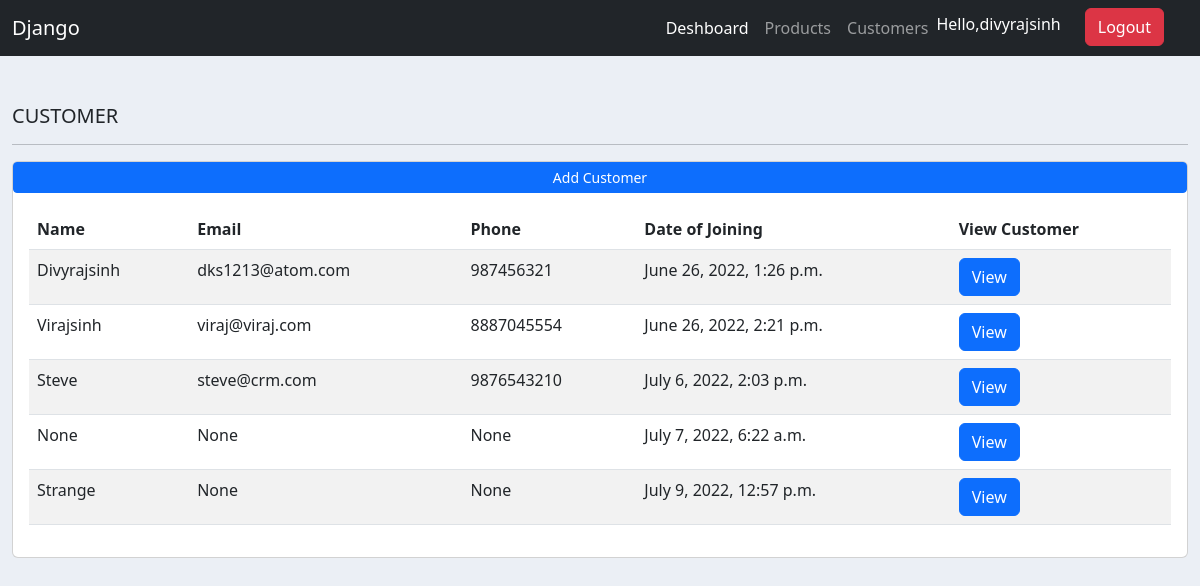
The page /customer/ (signed in) on the database its author committed.
### accounts/models.py (models this page shows, shortened)
class Customer(models.Model):
	user = models.OneToOneField(User, null=True, on_delete=models.CASCADE)
	name = models.CharField(max_length=200, null=True)
	phone = models.CharField(max_length=200, null=True)
	email = models.CharField(max_length=200, null=True)
	date_created = models.DateTimeField(auto_now_add=True, null=True)

### accounts/decorators.py (the view)
		def wrapper_func(request, *args, **kwargs):
			group = None
			if request.user.groups.exists():
				group = request.user.groups.all()[0].name
			if group in allowed_roles:
				return view_func(request, *args, **kwargs)
			else:
				return HttpResponse('You are not Authorized to view this page')
			return view_func(request, *args, **kwargs)

### accounts/views.py (called while the page is built)
@login_required(login_url='login')
@allowed_user(allowed_roles=['admin'])
def customer(request):
	customer = Customer.objects.all()
	context = {'customer':customer}
	return render(request, 'accounts/customer.html', context)

### accounts/templates/accounts/customer.html
{% extends 'accounts/main.html' %}
{% block main %}
	<div class="container-fluid">
		<div class="row pt-5">
			<div class="col">
				<h5>CUSTOMER</h5>
				<hr>
				<div class="card mt-2">
					<a class="btn btn-primary btn-sm btn-block" href="">Add Customer</a>
					<div class="card-body">
						<table class="table table-striped">
		  					<thead>
							    <tr>
							      <th scope="col">Name</th>
							      <th scope="col">Email</th>
							      <th scope="col">Phone</th>
							      <th scope="col">Date of Joining</th>
							      <th scope="col">View Customer</th>
							    </tr>
							</thead>
							<tbody>
							{% for customer in customer %}
								<tr>
									<td scope="col">{{customer.name}}</td>
									<td scope="col">{{customer.email}}</td>
									<td scope="col">{{customer.phone}}</td>
									<td scope="col">{{customer.date_created}}</td>
									<td scope="col"><a class="btn btn-primary" href="{% url 'customer_view' customer.id %}">View</a></td>
								</tr>
							{% endfor %}
							</tbody>
						</table>
					</div>
				</div>
			</div>
		</div>
	</div>
{% endblock main %}

### accounts/templates/accounts/navbar.html (shortened to what this page needs)
<header>
  <nav class="navbar navbar-expand-lg bg-dark navbar-dark">
    <div class="container-fluid">
      <a class="navbar-brand" href="#">Django</a>
      <div class="collapse navbar-collapse" id="navbarNav">
        <ul class="navbar-nav ms-auto">
          {% if request.user.is_staff %}
          <li class="nav-item">
            <a class="nav-link active" aria-current="page" href="{% url 'home' %}">Deshboard</a>
          </li>
          <li class="nav-item">
            <a class="nav-link" href="{% url 'products' %}">Products</a>
          </li>
          <li class="nav-item">
            <a class="nav-link" href="{% url 'customer' %}">Customers</a>
          </li>
          {% endif %}
          <li class="nav-item">
            <p class="text-white my-1">Hello,{{request.user}}</p>
          </li>
          <li class="nav-item">
            <a type="" class="btn btn-danger text-white mx-4" href="{% url 'logout' %}">Logout</a>
          </li>
          </ul>
      </div>
    </div>
  </nav>
</header>

### static/css/main.css (style rules this page uses)
body { background-color: #ebeff5; }

### rows shown on the page
Customer: name "Divyrajsinh", email "dks1213@atom.com", phone "987456321", date_created "June 26, 2022, 1:26 p.m."
Customer: name "Virajsinh", email "viraj@viraj.com", phone "8887045554", date_created "June 26, 2022, 2:21 p.m."
Customer: name "Steve", email "steve@crm.com", phone "9876543210", date_created "July 6, 2022, 2:03 p.m."
Customer: name "None", email "None", phone "None", date_created "July 7, 2022, 6:22 a.m."
Customer: name "Strange", email "None", phone "None", date_created "July 9, 2022, 12:57 p.m."

### other values the page prints
{{ request.user }} "divyrajsinh"
